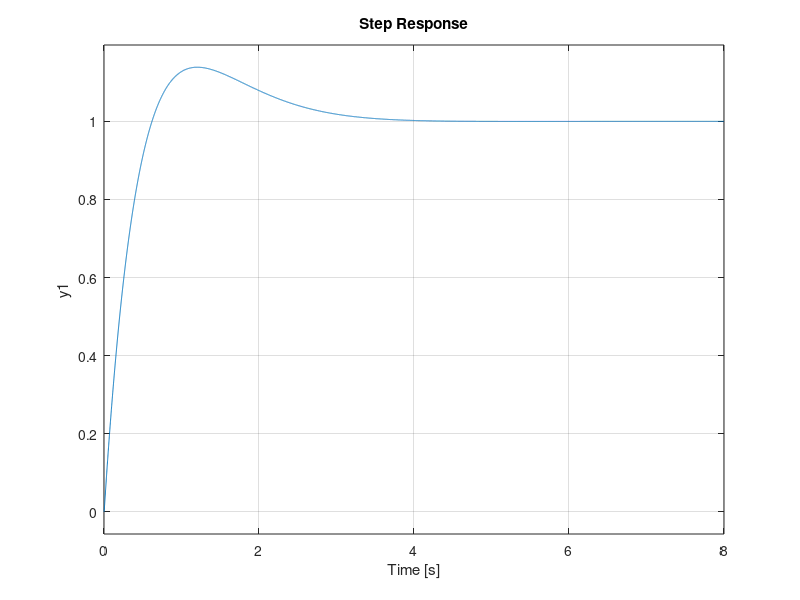

MATLAB code to generate this figure:
% Sistema 2
pkg load control
close all; clear all; clc
% Sistema 1
% Definiciones
s=tf('s');
PI=(s+1)/s;
P=12;
G1=27/(s+200);
G2=5/(s+0.1);
% Lazo Interno
FdTLI=feedback(P*G1,1)
% Lazo abierto
FdTLA=PI*FdTLI*G2;
% Lazo cerrado
FdTLC=feedback(FdTLA,1)
##% Respuesta al escalón
step(FdTLC,8);